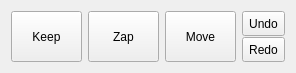
<?xml version="1.0" encoding="UTF-8"?>
<ui version="4.0">
 <class>Selector</class>
 <widget class="QWidget" name="Selector">
  <property name="geometry">
   <rect>
    <x>0</x>
    <y>0</y>
    <width>296</width>
    <height>73</height>
   </rect>
  </property>
  <property name="windowTitle">
   <string>Selector</string>
  </property>
  <property name="styleSheet">
   <string notr="true">QToolButton {
font: 75 8pt &quot;MS Shell Dlg 2&quot;;
 }</string>
  </property>
  <layout class="QHBoxLayout" name="horizontalLayout">
   <item>
    <widget class="QToolButton" name="keepButton">
     <property name="sizePolicy">
      <sizepolicy hsizetype="MinimumExpanding" vsizetype="MinimumExpanding">
       <horstretch>0</horstretch>
       <verstretch>0</verstretch>
      </sizepolicy>
     </property>
     <property name="minimumSize">
      <size>
       <width>60</width>
       <height>0</height>
      </size>
     </property>
     <property name="text">
      <string>Keep</string>
     </property>
     <property name="icon">
      <iconset resource="../resources.qrc">
       <normaloff>:/icons/button_keep_128x128.png</normaloff>:/icons/button_keep_128x128.png</iconset>
     </property>
     <property name="iconSize">
      <size>
       <width>32</width>
       <height>32</height>
      </size>
     </property>
     <property name="toolButtonStyle">
      <enum>Qt::ToolButtonTextUnderIcon</enum>
     </property>
    </widget>
   </item>
   <item>
    <widget class="QToolButton" name="zapButton">
     <property name="sizePolicy">
      <sizepolicy hsizetype="MinimumExpanding" vsizetype="MinimumExpanding">
       <horstretch>0</horstretch>
       <verstretch>0</verstretch>
      </sizepolicy>
     </property>
     <property name="minimumSize">
      <size>
       <width>60</width>
       <height>0</height>
      </size>
     </property>
     <property name="text">
      <string>Zap</string>
     </property>
     <property name="icon">
      <iconset resource="../resources.qrc">
       <normaloff>:/icons/button_zap_128x128.png</normaloff>:/icons/button_zap_128x128.png</iconset>
     </property>
     <property name="iconSize">
      <size>
       <width>32</width>
       <height>32</height>
      </size>
     </property>
     <property name="toolButtonStyle">
      <enum>Qt::ToolButtonTextUnderIcon</enum>
     </property>
    </widget>
   </item>
   <item>
    <widget class="QToolButton" name="moveButton">
     <property name="sizePolicy">
      <sizepolicy hsizetype="MinimumExpanding" vsizetype="MinimumExpanding">
       <horstretch>0</horstretch>
       <verstretch>0</verstretch>
      </sizepolicy>
     </property>
     <property name="minimumSize">
      <size>
       <width>60</width>
       <height>0</height>
      </size>
     </property>
     <property name="text">
      <string>Move</string>
     </property>
     <property name="icon">
      <iconset resource="../resources.qrc">
       <normaloff>:/icons/button_move_128x128.png</normaloff>:/icons/button_move_128x128.png</iconset>
     </property>
     <property name="iconSize">
      <size>
       <width>32</width>
       <height>32</height>
      </size>
     </property>
     <property name="toolButtonStyle">
      <enum>Qt::ToolButtonTextUnderIcon</enum>
     </property>
    </widget>
   </item>
   <item>
    <layout class="QVBoxLayout" name="verticalLayout">
     <property name="spacing">
      <number>1</number>
     </property>
     <item>
      <widget class="QToolButton" name="undoButton">
       <property name="sizePolicy">
        <sizepolicy hsizetype="Fixed" vsizetype="MinimumExpanding">
         <horstretch>0</horstretch>
         <verstretch>0</verstretch>
        </sizepolicy>
       </property>
       <property name="text">
        <string>Undo</string>
       </property>
       <property name="icon">
        <iconset resource="../resources.qrc">
         <normaloff>:/icons/undo_32x32.png</normaloff>:/icons/undo_32x32.png</iconset>
       </property>
       <property name="iconSize">
        <size>
         <width>32</width>
         <height>16</height>
        </size>
       </property>
      </widget>
     </item>
     <item>
      <widget class="QToolButton" name="redoButton">
       <property name="sizePolicy">
        <sizepolicy hsizetype="Fixed" vsizetype="MinimumExpanding">
         <horstretch>0</horstretch>
         <verstretch>0</verstretch>
        </sizepolicy>
       </property>
       <property name="text">
        <string>Redo</string>
       </property>
       <property name="icon">
        <iconset resource="../resources.qrc">
         <normaloff>:/icons/redo_32x32.png</normaloff>:/icons/redo_32x32.png</iconset>
       </property>
       <property name="iconSize">
        <size>
         <width>32</width>
         <height>16</height>
        </size>
       </property>
      </widget>
     </item>
    </layout>
   </item>
  </layout>
 </widget>
 <resources>
  <include location="../resources.qrc"/>
 </resources>
 <connections/>
</ui>
